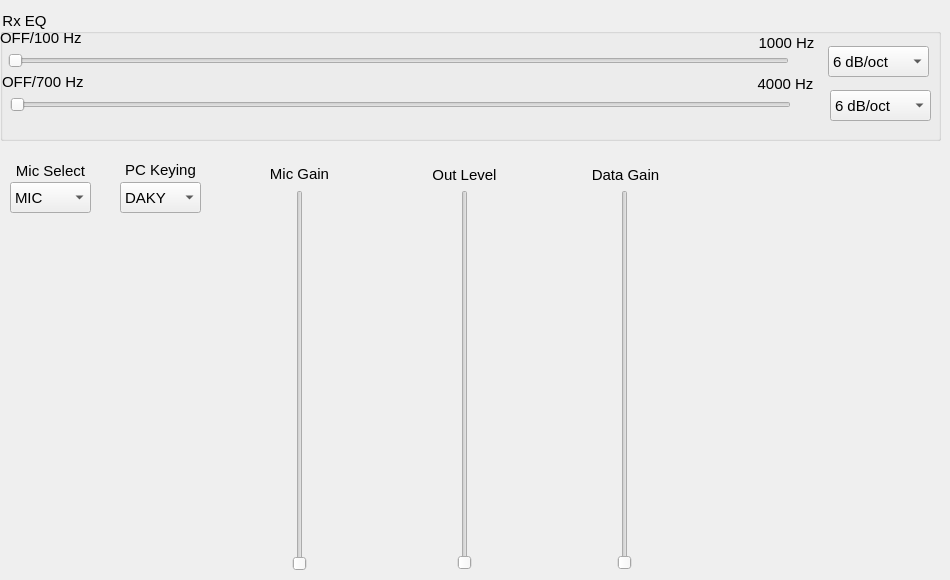
      <widget class="QWidget" name="AmTab">
       <property name="styleSheet">
        <string notr="true">QWidget{font: &quot;MS Shell Dlg 2&quot;; font-size: 15px}</string>
       </property>
       <attribute name="title">
        <string>AM</string>
       </attribute>
       <widget class="QLabel" name="lblcbMicSelect">
        <property name="geometry">
         <rect>
          <x>10</x>
          <y>163</y>
          <width>81</width>
          <height>16</height>
         </rect>
        </property>
        <property name="text">
         <string>Mic Select</string>
        </property>
        <property name="alignment">
         <set>Qt::AlignCenter</set>
        </property>
       </widget>
       <widget class="QComboBox" name="cbAMMicSelect">
        <property name="geometry">
         <rect>
          <x>10</x>
          <y>182</y>
          <width>81</width>
          <height>31</height>
         </rect>
        </property>
        <item>
         <property name="text">
          <string>MIC</string>
         </property>
        </item>
        <item>
         <property name="text">
          <string>REAR</string>
         </property>
        </item>
       </widget>
       <widget class="QLabel" name="lblcbAMPTT">
        <property name="geometry">
         <rect>
          <x>120</x>
          <y>159</y>
          <width>81</width>
          <height>21</height>
         </rect>
        </property>
        <property name="text">
         <string>PC Keying</string>
        </property>
        <property name="alignment">
         <set>Qt::AlignCenter</set>
        </property>
       </widget>
       <widget class="QComboBox" name="cbAMPTT">
        <property name="geometry">
         <rect>
          <x>120</x>
          <y>182</y>
          <width>81</width>
          <height>31</height>
         </rect>
        </property>
        <item>
         <property name="text">
          <string>DAKY</string>
         </property>
        </item>
        <item>
         <property name="text">
          <string>RTS</string>
         </property>
        </item>
        <item>
         <property name="text">
          <string>DTR</string>
         </property>
        </item>
       </widget>
       <widget class="QSlider" name="lvlAMMicGain">
        <property name="geometry">
         <rect>
          <x>274</x>
          <y>190</y>
          <width>51</width>
          <height>381</height>
         </rect>
        </property>
        <property name="orientation">
         <enum>Qt::Vertical</enum>
        </property>
       </widget>
       <widget class="QSlider" name="lvlAMDataGain">
        <property name="geometry">
         <rect>
          <x>600</x>
          <y>190</y>
          <width>50</width>
          <height>380</height>
         </rect>
        </property>
        <property name="orientation">
         <enum>Qt::Vertical</enum>
        </property>
       </widget>
       <widget class="QLabel" name="lblAmMicGain">
        <property name="geometry">
         <rect>
          <x>244</x>
          <y>163</y>
          <width>111</width>
          <height>21</height>
         </rect>
        </property>
        <property name="text">
         <string>Mic Gain</string>
        </property>
        <property name="alignment">
         <set>Qt::AlignCenter</set>
        </property>
       </widget>
       <widget class="QLabel" name="lblAmDataGain">
        <property name="geometry">
         <rect>
          <x>570</x>
          <y>164</y>
          <width>111</width>
          <height>21</height>
         </rect>
        </property>
        <property name="text">
         <string>Data Gain</string>
        </property>
        <property name="alignment">
         <set>Qt::AlignCenter</set>
        </property>
       </widget>
       <widget class="QGroupBox" name="gpEQ">
        <property name="geometry">
         <rect>
          <x>0</x>
          <y>10</y>
          <width>941</width>
          <height>131</height>
         </rect>
        </property>
        <property name="title">
         <string>Rx EQ</string>
        </property>
        <widget class="QComboBox" name="cbAMHCutSlope">
         <property name="geometry">
          <rect>
           <x>830</x>
           <y>80</y>
           <width>101</width>
           <height>31</height>
          </rect>
         </property>
         <item>
          <property name="text">
           <string>6 dB/oct</string>
          </property>
         </item>
         <item>
          <property name="text">
           <string>18 dB/oct</string>
          </property>
         </item>
        </widget>
        <widget class="QLabel" name="lblLcutEnd">
         <property name="geometry">
          <rect>
           <x>751</x>
           <y>23</y>
           <width>71</width>
           <height>20</height>
          </rect>
         </property>
         <property name="text">
          <string>1000 Hz</string>
         </property>
         <property name="alignment">
          <set>Qt::AlignCenter</set>
         </property>
        </widget>
        <widget class="QSlider" name="lvlAMHCutFreq">
         <property name="geometry">
          <rect>
           <x>10</x>
           <y>84</y>
           <width>781</width>
           <height>22</height>
          </rect>
         </property>
         <property name="maximum">
          <number>67</number>
         </property>
         <property name="orientation">
          <enum>Qt::Horizontal</enum>
         </property>
        </widget>
        <widget class="QSlider" name="lvlAMLCutFreq">
         <property name="geometry">
          <rect>
           <x>8</x>
           <y>40</y>
           <width>781</width>
           <height>22</height>
          </rect>
         </property>
         <property name="maximum">
          <number>19</number>
         </property>
         <property name="orientation">
          <enum>Qt::Horizontal</enum>
         </property>
        </widget>
        <widget class="QLabel" name="lbHLcutEnd">
         <property name="geometry">
          <rect>
           <x>750</x>
           <y>64</y>
           <width>71</width>
           <height>20</height>
          </rect>
         </property>
         <property name="text">
          <string>4000 Hz</string>
         </property>
         <property name="alignment">
          <set>Qt::AlignCenter</set>
         </property>
        </widget>
        <widget class="QLabel" name="lblLcutStart">
         <property name="geometry">
          <rect>
           <x>0</x>
           <y>20</y>
           <width>91</width>
           <height>16</height>
          </rect>
         </property>
         <property name="text">
          <string>OFF/100 Hz</string>
         </property>
        </widget>
        <widget class="QComboBox" name="cbAMLCutSlope">
         <property name="geometry">
          <rect>
           <x>828</x>
           <y>36</y>
           <width>101</width>
           <height>31</height>
          </rect>
         </property>
         <item>
          <property name="text">
           <string>6 dB/oct</string>
          </property>
         </item>
         <item>
          <property name="text">
           <string>18 dB/oct</string>
          </property>
         </item>
        </widget>
        <widget class="QLabel" name="lblHcutStart">
         <property name="geometry">
          <rect>
           <x>2</x>
           <y>64</y>
           <width>91</width>
           <height>16</height>
          </rect>
         </property>
         <property name="text">
          <string>OFF/700 Hz</string>
         </property>
        </widget>
       </widget>
       <widget class="QLabel" name="lblAmOutLevel">
        <property name="geometry">
         <rect>
          <x>414</x>
          <y>164</y>
          <width>101</width>
          <height>21</height>
         </rect>
        </property>
        <property name="text">
         <string>Out Level</string>
        </property>
        <property name="alignment">
         <set>Qt::AlignCenter</set>
        </property>
       </widget>
       <widget class="QSlider" name="lvlAMOutLevel">
        <property name="geometry">
         <rect>
          <x>440</x>
          <y>190</y>
          <width>50</width>
          <height>380</height>
         </rect>
        </property>
        <property name="orientation">
         <enum>Qt::Vertical</enum>
        </property>
       </widget>
      </widget>
